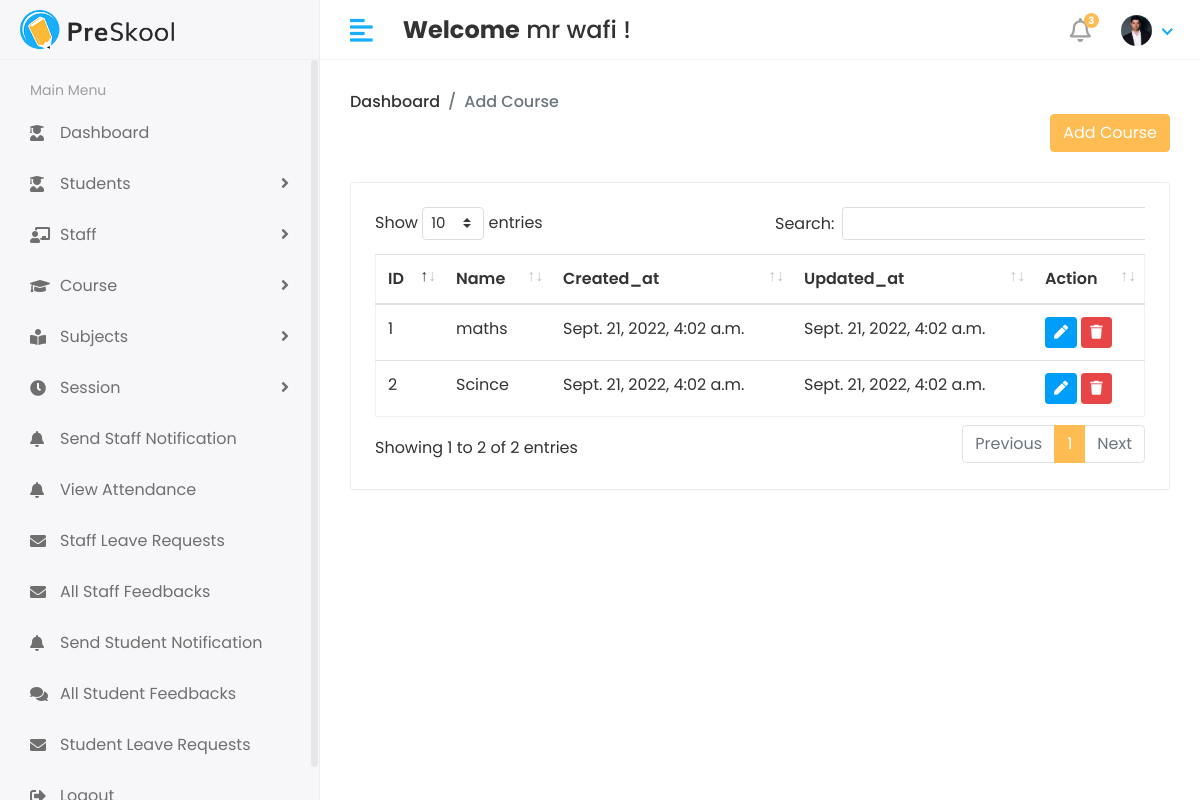
The page /Hod/Course/Add (signed in) on the database its author committed.
### app/models.py (models this page shows, shortened)
class CustomUser(AbstractUser):
    USER = (
        (1, 'HOD'),
        (2, 'STAFF'),
        (3, 'STUDENT'),
    )
    user_type = models.CharField(
        choices=USER, max_length=59, default=1)  # type: ignore
    profile_pic = models.ImageField(upload_to='media/profile_pic')

class Course(models.Model):
    name = models.CharField(max_length=100)
    created_at = models.DateTimeField(auto_now_add=True)
    updated_at = models.DateTimeField(auto_now=True)

### app/Hod_Views.py (the view, shortened to what this page needs)
# urls.py: path('Hod/Course/Add', Hod_Views.Add_Course, name='add_course'),
@login_required(login_url='/')
def Add_Course(request):
    course = Course.objects.all()
    context = {
        'course': course,
    }
    return render(request, 'Hod/add_course.html', context)

### app/LoginCheckMiddleWare.py (called while the page is built, shortened)
    def process_view(self, request, view_func, view_args, view_kwargs):
        modulename = view_func.__module__
        user = request.user
        if user.is_authenticated:
            if user.user_type == "1":
                if modulename == "app.Hod_Views":
                    pass
                elif modulename == "app.views" or modulename == "django.views.static":
                    pass
                else:
                    return redirect("Hod_home")
            else:
                return redirect("login")
        else:
            if request.path == reverse("Login") or request.path == reverse("doLogin"):
                pass
            else:
                return redirect("Login")

### templates/Hod/add_course.html (shortened to what this page needs)
{% extends 'base.html' %}
{% block content %}
{% load static %}
{% block head %}
<link rel="stylesheet" href="{% static 'assets/plugins/datatables/datatables.min.css' %}">
{% endblock head %}
<div class="page-header">
    <div class="row align-items-center">
        <div class="col">
            <ul class="breadcrumb">
                <li class="breadcrumb-item"><a href="{% url 'Hod_home' %}">Dashboard</a></li>
                <li class="breadcrumb-item active">Add Course</li>
            </ul>
            <button type="button" class="btn btn-primary float-right" data-toggle="modal" data-target="#exampleModal">
                Add Course
            </button>
        </div>
    </div>
</div>
<div class="row">
    <div class="col-sm-12">
        <div class="card">
            <div class="card-body">
                <div class="table-responsive">
                    <table id="table_id" class="table table-stripped">
                        <thead>
                            <tr>
                                <th>ID</th>
                                <th>Name</th>
                                <th>Created_at</th>
                                <th>Updated_at</th>
                                <th>Action</th>
                            </tr>
                        </thead>
                        <tbody>
                            {% for i in course %}
                            <tr>
                                <td>{{ i.id }}</td>
                                <td>{{ i.name }}</td>
                                <td>{{ i.created_at }}</td>
                                <td>{{ i.updated_at }}</td>
                                <td>
                                    <button type="button" class="btn btn-info btn-sm" data-toggle="modal"
                                        data-target="#edit{{ i.id }}">
                                        <i class="fa fa-pen"></i>
                                    </button>
                                    <button type="button" class="btn btn-danger btn-sm" data-toggle="modal"
                                        data-target="#delete{{ i.id }}">
                                        <i class="fa fa-trash"></i>
                                    </button>
                                </td>
                            </tr>
                            {% endfor %}
                        </tbody>
                    </table>
                </div>
            </div>
        </div>
        {% endblock content %}

### templates/includes/header.html (shortened to what this page needs)
{% load static %}
<div class="header">
    <div class="header-left">
        <a href="index.html" class="logo">
            <img src=" {% static 'assets/img/logo.png' %}" alt="Logo">
        </a>
    </div>
    <a href="javascript:void(0);" id="toggle_btn">
        <i class="fas fa-align-left"></i>
    </a>
    <div class="top-nav-search mt-3">
        <h4><strong>Welcome</strong>&nbsp;<span>{{ user.first_name }} {{ user.last_name }}</span>&nbsp;!</h4>
    </div>
    <ul class="nav user-menu">
        <li class="nav-item dropdown noti-dropdown">
            <a href="#" class="dropdown-toggle nav-link" data-toggle="dropdown">
                <i class="far fa-bell"></i> <span class="badge badge-pill">3</span>
            </a>
        </li>
        <li class="nav-item dropdown has-arrow">
            <a href="#" class="dropdown-toggle nav-link" data-toggle="dropdown">
                {% if user.profile_pic == '' %}
                <span class="user-img"><img class="rounded-circle" src="{% static 'assets/img/noimage.png' %}"
                        width="31"></span>
                {% else %}
                <span class="user-img"><img class="rounded-circle" src="/{{ user.profile_pic }}" width="31"></span>
                {% endif %}
            </a>
        </li>
    </ul>
</div>

### static/assets/css/style.css (style rules this page uses)
html { height: 100%; }
body { background-color: #fff; color: #333; font-family: 'Poppins', sans-serif; font-size: 1rem; height: 100%; line-height: 1.5; overflow-x: hidden; }
h1, h2, h3, h4, h5, h6 { font-family: 'Poppins', sans-serif; margin-top: 0; }
a { color: #009ce7; }
input, button, a { transition: all 0.4s ease; -moz-transition: all 0.4s ease; -o-transition: all 0.4s ease; -ms-transition: all 0.4s ease; -webkit-transition: all 0.4s ease; }
input, input:focus, button, button:focus { outline: none; }
ul, ol { padding: 0px; list-style: none; }
.table { color: #333; max-width: 100%; margin-bottom: 0; width: 100%; }
.table.dataTable { border-collapse: collapse !important; border: 1px solid rgba(0, 0, 0, 0.05); }
.table thead tr th { font-weight: 600; }
.table tbody tr { border-bottom: 1px solid rgba(0, 0, 0, 0.05); }
.btn-primary { background-color: #FFBC53; border: 1px solid #FFBC53; }
.btn-info { background-color: #009efb; border: 1px solid #009efb }
.btn-danger { background-color: #e84646; border: 1px solid #e84646; }
.card { border: 1px solid #ececf5; box-shadow: 0 1px 3px 0 rgba(0, 0, 0, 0.03); margin-bottom: 1.875rem; }
.card-body { padding: 1.5rem; }
.header { background-color: #fff; border-bottom: 1px solid #f3f3f4; left: 0; position: fixed; right: 0; top: 0; z-index: 1001; height: 60px; }
.header .header-left { float: left; height: 60px; padding: 0 20px; position: relative; width: 320px; z-index: 1; transition: all 0.2s ease-in-out; background-color: #f7f7fa; border-bottom: 1px solid #efefef; border-right: 1px solid #ececf5; display: flex; align-items: center; }
.header .header-left .logo { display: inline-block; line-height: 60px; }
.header .header-left .logo img { max-height: 40px; width: auto; }
.header .dropdown-toggle:after { display: none; }
.header .has-arrow .dropdown-toggle:after { border-top: 0; border-left: 0; border-bottom: 2px solid #18aefa; border-right: 2px solid #18aefa; content: ''; height: 8px; display: inline-block; pointer-events: none; -webkit-transform-origin: 66% 66%; -ms-transform-origin: 66% 66%; transform-origin: 66% 66%; -webkit-transform: rotate(45deg); -ms-transform: rotate(45deg); transform: rotate(45deg); -webkit-transition: all 0.15s ease-in-out; transition: all 0.15s ease-in-out; width: 8px; vertical-align: 0px; }
.user-menu { float: right; margin: 0; position: relative; z-index: 99; padding-right: 15px; }
.user-menu.nav > li > a { color: #a0a0a0; font-size: 14px; line-height: 58px; padding: 0 15px; height: 60px; }
.user-img { margin-right: 3px; position: relative; }
.top-nav-search { float: left; margin-left: 15px; }
.page-header { margin-bottom: 1.875rem; }
.page-header .breadcrumb { background-color: transparent; color: #6c757d; font-size: 1rem; font-weight: 500; margin-bottom: 0; padding: 0; }
.page-header .breadcrumb a { color: #333; }
.user-menu.nav > li > a .badge { background-color: #FFBC53; display: block; font-size: 10px; font-weight: bold; height: 15px; width: 15px; position: absolute; right: 7px; top: 13px; color: #fff; padding: 3px; }
.user-menu.nav > li > a > i { font-size: 1.5rem; line-height: 60px; }
@media (min-width: 992px) { #toggle_btn { align-items: center; color: #18aefa; display: inline-flex; float: left; font-size: 26px; height: 60px; justify-content: center; margin-left: 15px; padding: 0 15px; } }

### rows shown on the page
CustomUser: first_name "mr", last_name "wafi", profile_pic (picture)
Course: id "1", name "maths", created_at "Sept. 21, 2022, 4:02 a.m.", updated_at "Sept. 21, 2022, 4:02 a.m."
Course: id "2", name "Scince", created_at "Sept. 21, 2022, 4:02 a.m.", updated_at "Sept. 21, 2022, 4:02 a.m."
